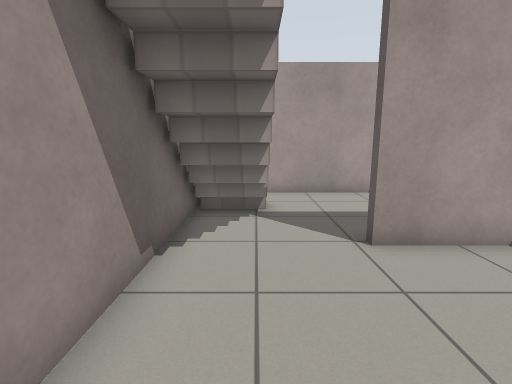
[1] (above)

16 first-person views from a walk through a Gazebo world. The camera is 1 m above the floor, tilts 10° down and sees 85° across. The floor is counted in squares, 0.5 m on a side. Each view is taken from the middle of a square. On the plan, view 1 faces up. The plan holds only what a view shows up to about 16 squares ahead; the rest is blank. The place goes on beyond the plan. Gazebo's built-in surfaces are drawn with simple patterns. Simple shapes stand in for some stock models. Some surface patterns are stand-ins.

[2]
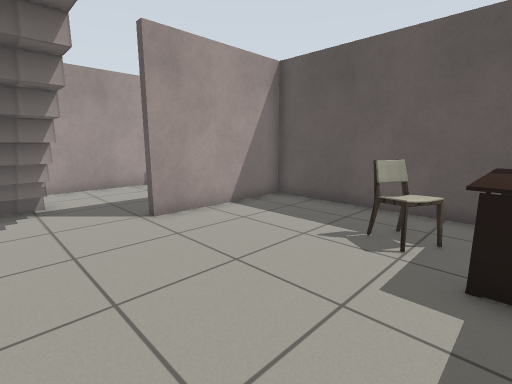

[3]
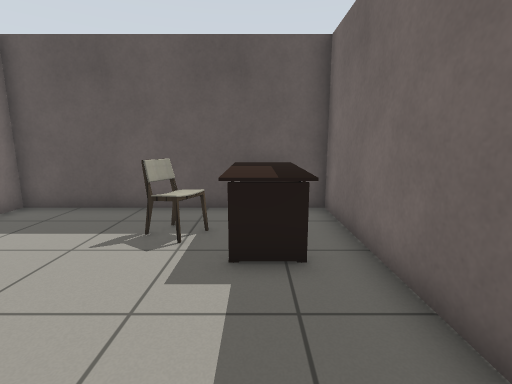

[4]
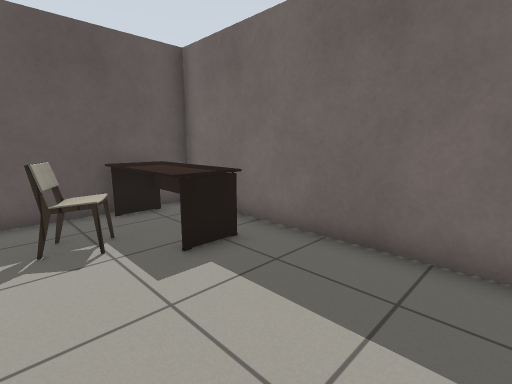

[5]
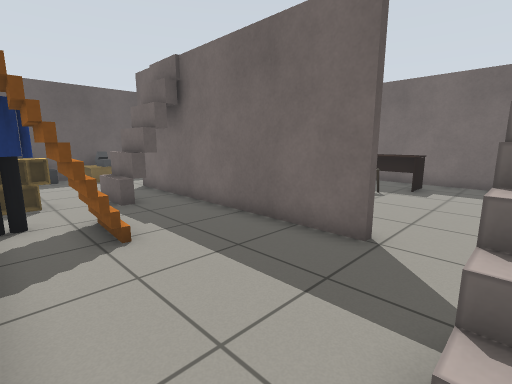

[6]
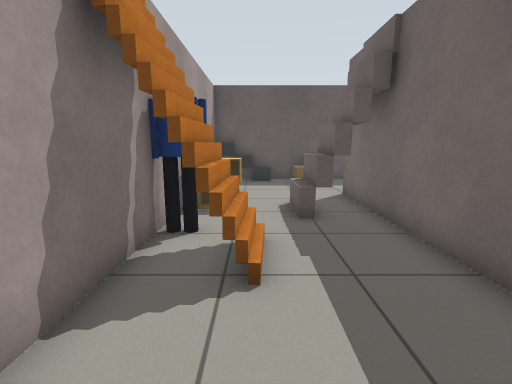

[7]
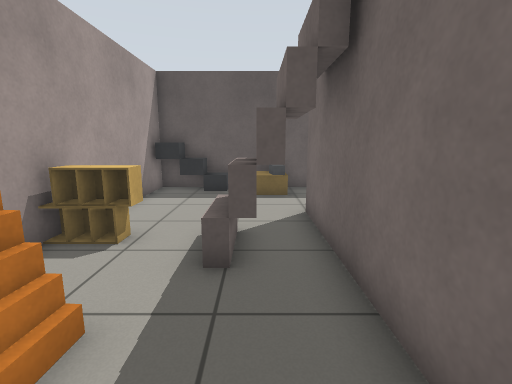

[8]
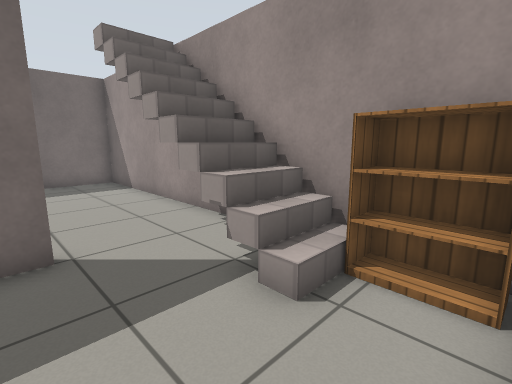

[9]
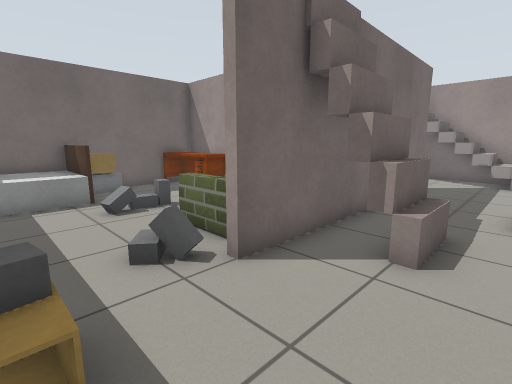

[10]
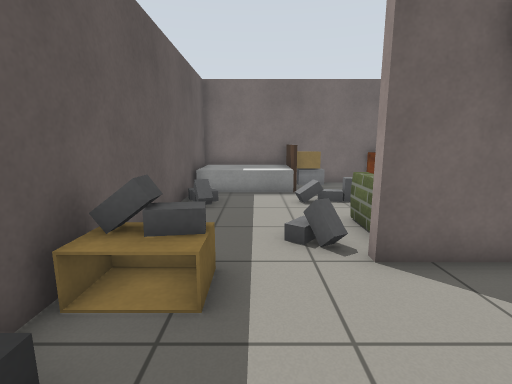

[11]
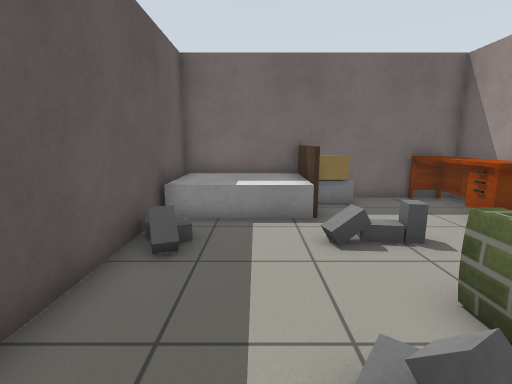

[12]
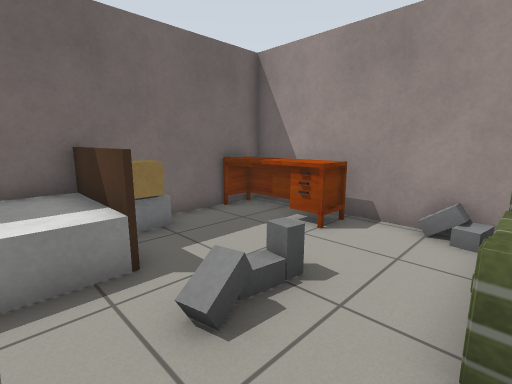

[13]
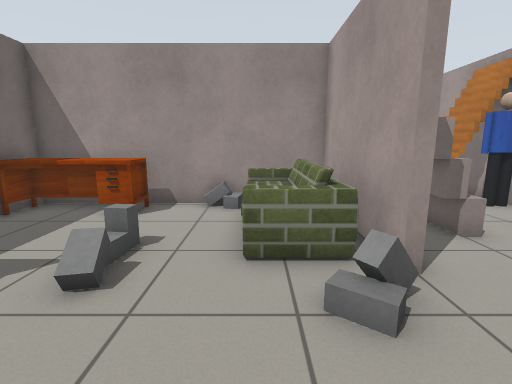

[14]
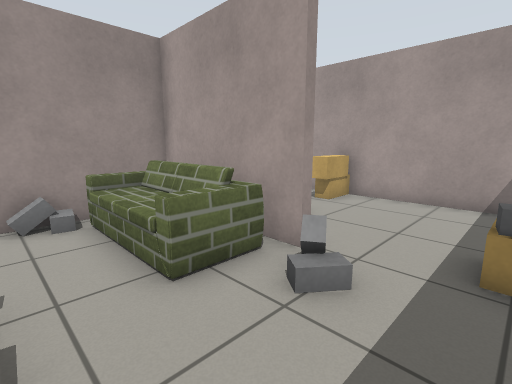

[15]
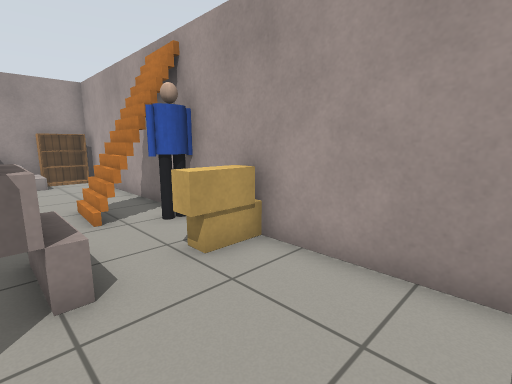

[16]
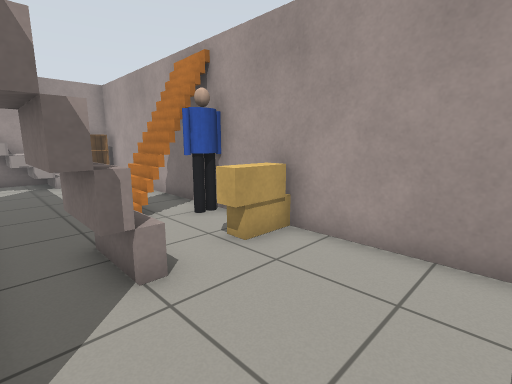

### Floor plan
Ten units are one square. View 1 is at (0, 0); x grows to the right and y downward. Boxes are objects, and circles mark ways between rooms. Rooms are numbered by the first view taken in them; rooms with no view inside come last. Other rooms are left out.
<svg viewBox="-23 -120 204 170">
<path fill="none" stroke="#000" d="M78 -25 78 -15M-18 -46 -18 41 75 41 75 -52 23 -52M23 -52 23 -55 130 -55 130 -52M176 -45 176 -113 -18 -113 -18 -46M130 -52 78 -52 78 -25M78 -15 78 41 136 41M176 42 176 -45"/>
<rect x="35" y="15" width="40" height="20" fill="#bbb"><title>desk</title></rect>
<rect x="45" y="-5" width="10" height="20" fill="#bbb"><title>chair</title></rect>
<rect x="75" y="-25" width="10" height="10" fill="#bbb"><title>grey box</title></rect>
<rect x="-15" y="-95" width="20" height="60" fill="#bbb"><title>stairs</title></rect>
<rect x="-15" y="-105" width="10" height="20" fill="#bbb"><title>bookshelf</title></rect>
<rect x="65" y="-115" width="10" height="10" fill="#bbb"><title>stairs</title></rect>
<rect x="75" y="-115" width="10" height="20" fill="#bbb"><title>person</title></rect>
<rect x="85" y="-85" width="30" height="30" fill="#bbb"><title>stairs</title></rect>
<rect x="105" y="-105" width="10" height="10" fill="#bbb"><title>cabinet</title></rect>
<rect x="105" y="-115" width="10" height="10" fill="#bbb"><title>cabinet</title></rect>
<rect x="135" y="-55" width="10" height="20" fill="#bbb"><title>grey box</title></rect>
<rect x="155" y="-65" width="10" height="10" fill="#bbb"><title>grey box</title></rect>
<rect x="155" y="-75" width="20" height="10" fill="#bbb"><title>cabinet</title></rect>
<rect x="165" y="-65" width="10" height="10" fill="#bbb"><title>grey box</title></rect>
<rect x="165" y="-115" width="10" height="40" fill="#bbb"><title>stairs</title></rect>
<rect x="85" y="5" width="10" height="40" fill="#bbb"><title>chest of drawers</title></rect>
<rect x="85" y="-45" width="40" height="20" fill="#bbb"><title>sofa</title></rect>
<rect x="115" y="35" width="10" height="10" fill="#bbb"><title>cabinet</title></rect>
<rect x="115" y="25" width="20" height="10" fill="#bbb"><title>cabinet</title></rect>
<rect x="115" y="-5" width="10" height="10" fill="#bbb"><title>grey box</title></rect>
<rect x="125" y="-5" width="10" height="10" fill="#bbb"><title>grey box</title></rect>
<rect x="135" y="15" width="40" height="30" fill="#bbb"><title>bed</title></rect>
<rect x="165" y="-5" width="10" height="10" fill="#bbb"><title>other object</title></rect>
<rect x="165" y="-15" width="10" height="10" fill="#bbb"><title>grey box</title></rect>
<circle cx="5" cy="-50" r="3" fill="#2a7"/>
<circle cx="130" cy="-50" r="3" fill="#2a7"/>
<circle cx="155" cy="-50" r="3" fill="#2a7"/>
<text x="30" y="-10">1</text>
<text x="80" y="-80">2</text>
<text x="130" y="0">3</text>
</svg>
Room 1 opens to room 2. Room 2 opens to room 3.

Where each view was taken, in squares from view 1:
view 1: 0 up, 0 right, facing up
view 2: 2 down, 1 left, facing up-right
view 3: 2 down, 1 left, facing right
view 4: 1 up, 1 left, facing down-right
view 5: 11 up, 0 right, facing down-right
view 6: 9 up, 2 right, facing right
view 7: 7 up, 5 right, facing right
view 8: 11 up, 3 right, facing down-left
view 9: 9 up, 16 right, facing down-left
view 10: 10 up, 15 right, facing down
view 11: 6 up, 15 right, facing down
view 12: 3 up, 15 right, facing down-left
view 13: 3 up, 17 right, facing left
view 14: 1 up, 16 right, facing up-left
view 15: 7 up, 15 right, facing up-left
view 16: 6 up, 15 right, facing up-left
